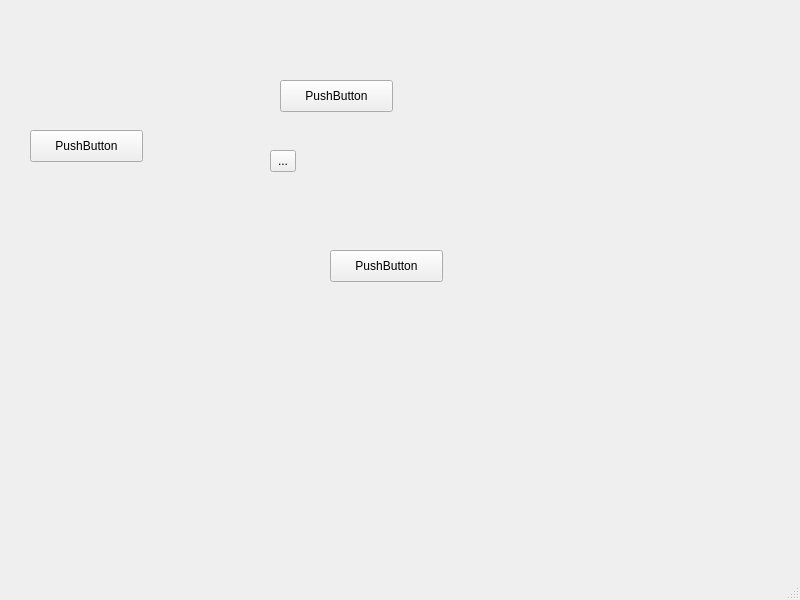
<?xml version="1.0" encoding="UTF-8"?>
<ui version="4.0">
 <class>MainWindow</class>
 <widget class="QMainWindow" name="MainWindow">
  <property name="geometry">
   <rect>
    <x>0</x>
    <y>0</y>
    <width>800</width>
    <height>600</height>
   </rect>
  </property>
  <property name="windowTitle">
   <string>MainWindow</string>
  </property>
  <widget class="QWidget" name="centralwidget">
   <widget class="QPushButton" name="pushButton">
    <property name="geometry">
     <rect>
      <x>30</x>
      <y>130</y>
      <width>113</width>
      <height>32</height>
     </rect>
    </property>
    <property name="text">
     <string>PushButton</string>
    </property>
   </widget>
   <widget class="QToolButton" name="toolButton">
    <property name="geometry">
     <rect>
      <x>270</x>
      <y>150</y>
      <width>26</width>
      <height>22</height>
     </rect>
    </property>
    <property name="text">
     <string>...</string>
    </property>
   </widget>
   <widget class="QPushButton" name="pushButton_2">
    <property name="geometry">
     <rect>
      <x>330</x>
      <y>250</y>
      <width>113</width>
      <height>32</height>
     </rect>
    </property>
    <property name="text">
     <string>PushButton</string>
    </property>
   </widget>
   <widget class="QPushButton" name="pushButton_3">
    <property name="geometry">
     <rect>
      <x>280</x>
      <y>80</y>
      <width>113</width>
      <height>32</height>
     </rect>
    </property>
    <property name="text">
     <string>PushButton</string>
    </property>
   </widget>
  </widget>
  <widget class="QMenuBar" name="menubar">
   <property name="geometry">
    <rect>
     <x>0</x>
     <y>0</y>
     <width>800</width>
     <height>22</height>
    </rect>
   </property>
  </widget>
  <widget class="QStatusBar" name="statusbar"/>
 </widget>
 <resources/>
 <connections/>
</ui>
